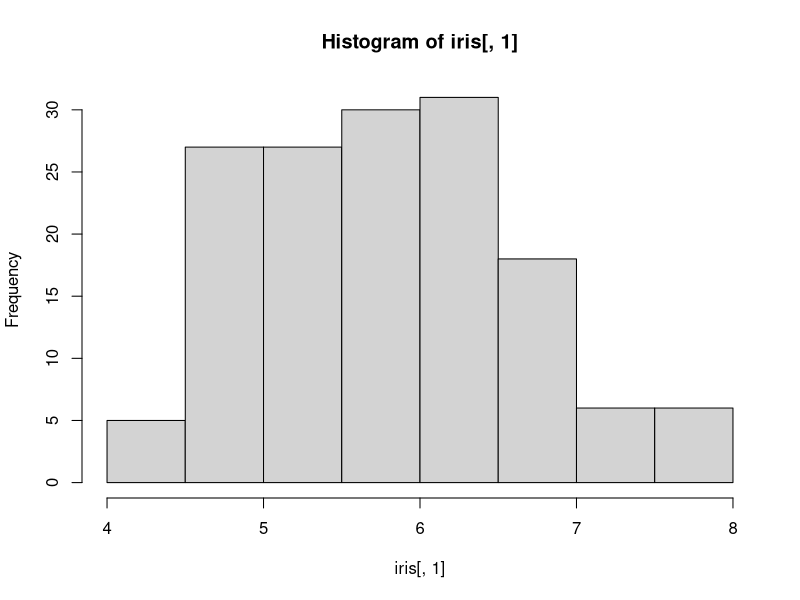
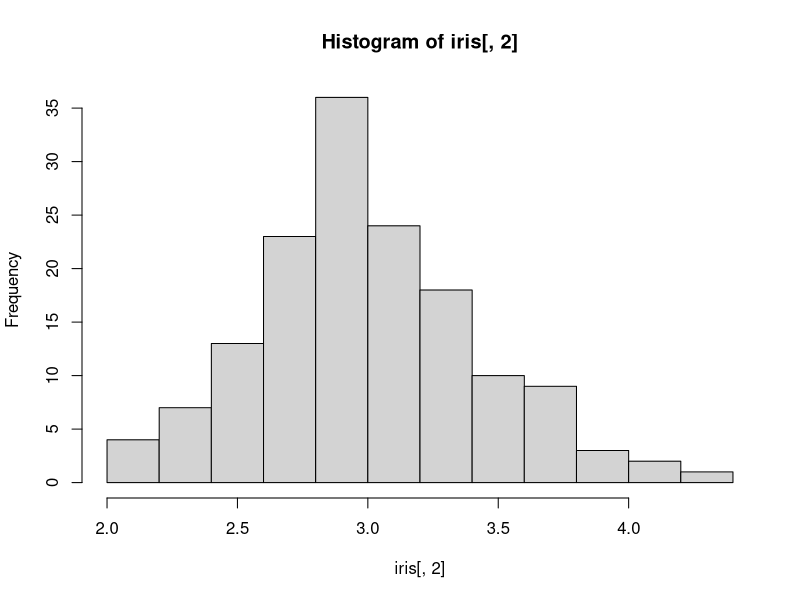
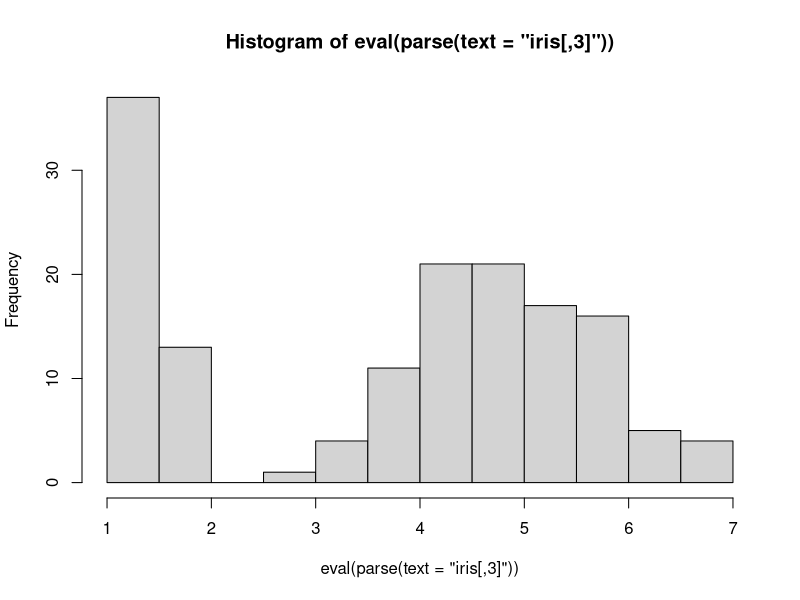

Write R code to recreate these figures, in order.

eval(parse(text=paste("hist(","iris[,1]",")",sep="")))
eval(parse(text="hist(iris[,2])"))


hist(eval(parse(text="iris[,3]")))

#######################

x=iris
na=names(x[,1:3])
kk=paste(na,sep="",collapse = "+")
kk=paste("Petal.Width",kk,sep="~")
lm(as.formula(kk),data=x)